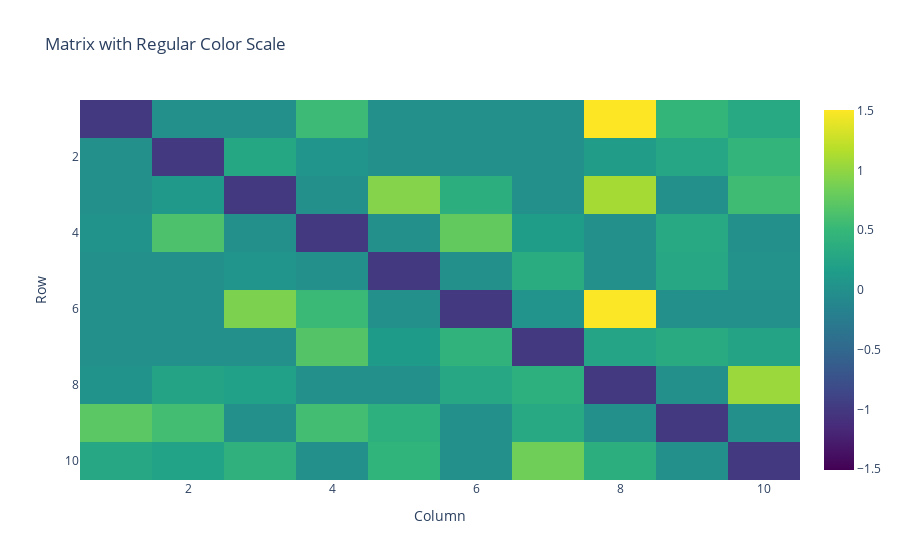

The code cell stored with this chart in its notebook:
### Code cell
#parameters
S=10
C=0.5
sigma= 0.5
Pc=0
Pm=1
Pe=0
s= 1

matrix_para = {'S':S, 'C':C, 'sigma':sigma, 'Pm':Pm, 'Pc':Pc, 'Pe':Pe,'s':s}
matrix_para

A=local_matrix_A(matrix_para)
plot_matrix(A)

### Figure 1 — Plotly figure (JSON) as saved in the notebook; plotly's stock layout.template omitted (floating-point values rounded to 4 significant figures)
{"data": [{"colorscale": [[0, "#440154"], [0.1111, "#482878"], [0.2222, "#3e4989"], [0.3333, "#31688e"], [0.4444, "#26828e"], [0.5556, "#1f9e89"], [0.6667, "#35b779"], [0.7778, "#6ece58"], [0.8889, "#b5de2b"], [1, "#fde725"]], "type": "heatmap", "x": [1, 2, 3, 4, 5, 6, 7, 8, 9, 10], "y": [1, 2, 3, 4, 5, 6, 7, 8, 9, 10], "z": [[-1, 0, 0, 0.5467, 0, 0, 0, 1.506, 0.4708, 0.3017], [0, -1, 0.2814, 0.04868, 0, 0, 0, 0.1375, 0.2722, 0.4627], [0, 0.1044, -1, 0, 0.9436, 0.3853, 0, 1.098, 0, 0.5632], [0.03365, 0.6414, 0, -1, 0, 0.766, 0.1596, 0, 0.3029, 0], [0, 0, 0.06131, 0, -1, 0, 0.346, 0, 0.2861, 0.02765], [0, 0, 0.9029, 0.5328, 0, -1, 0.04614, 1.496, 0, 0], [0, 0, 0, 0.6816, 0.1491, 0.4373, -1, 0.2545, 0.3248, 0.2488], [0.03844, 0.2455, 0.2013, 0, 0, 0.2867, 0.394, -1, 0, 1.047], [0.7186, 0.5826, 0, 0.5852, 0.3962, 0, 0.2984, 0, -1, 0], [0.2911, 0.2171, 0.4102, 0, 0.4438, 0, 0.8414, 0.3814, 0, -1]], "zmid": 0}], "layout": {"title": {"text": "Matrix with Regular Color Scale"}, "xaxis": {"title": {"text": "Column"}}, "yaxis": {"autorange": "reversed", "title": {"text": "Row"}}}}
